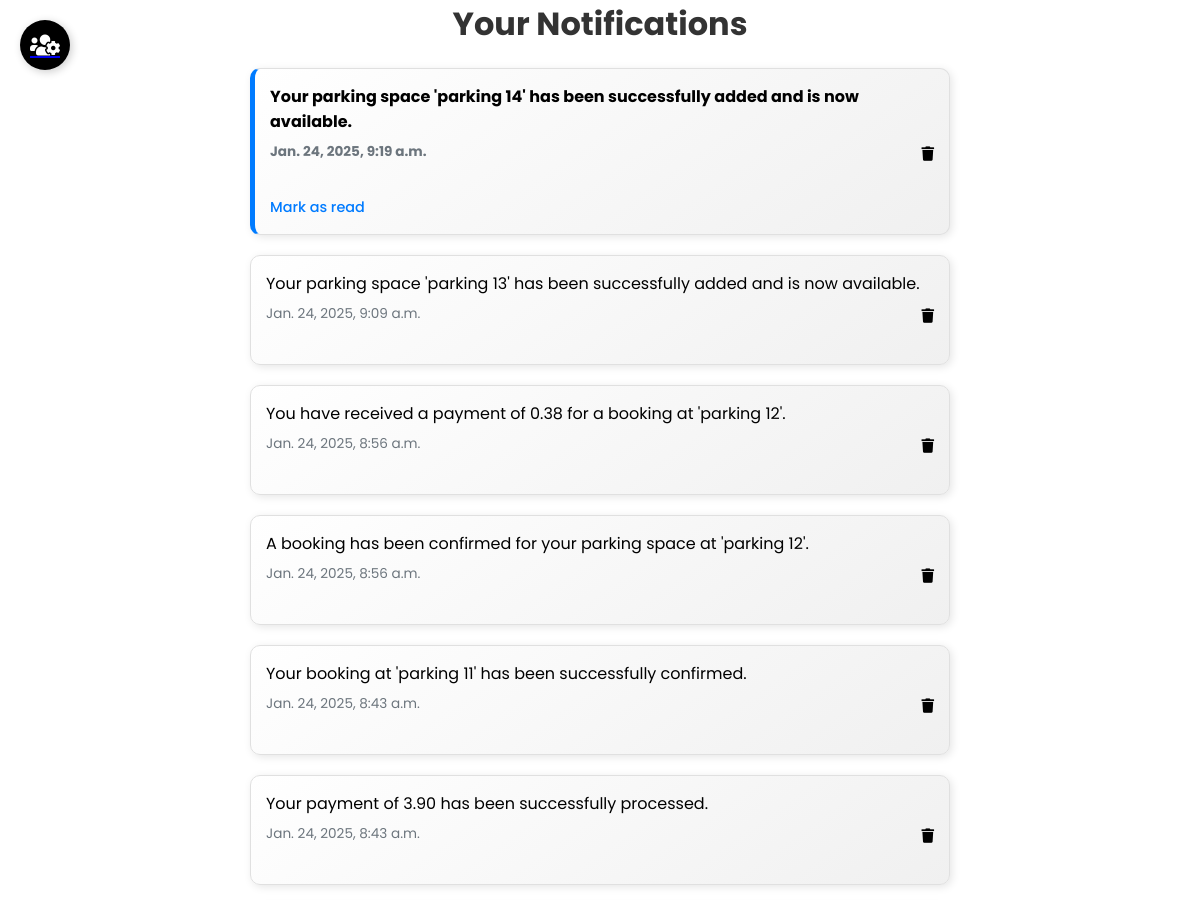
Page /parkeasy/notifications/ (signed in, upper part) on the earlier database version.
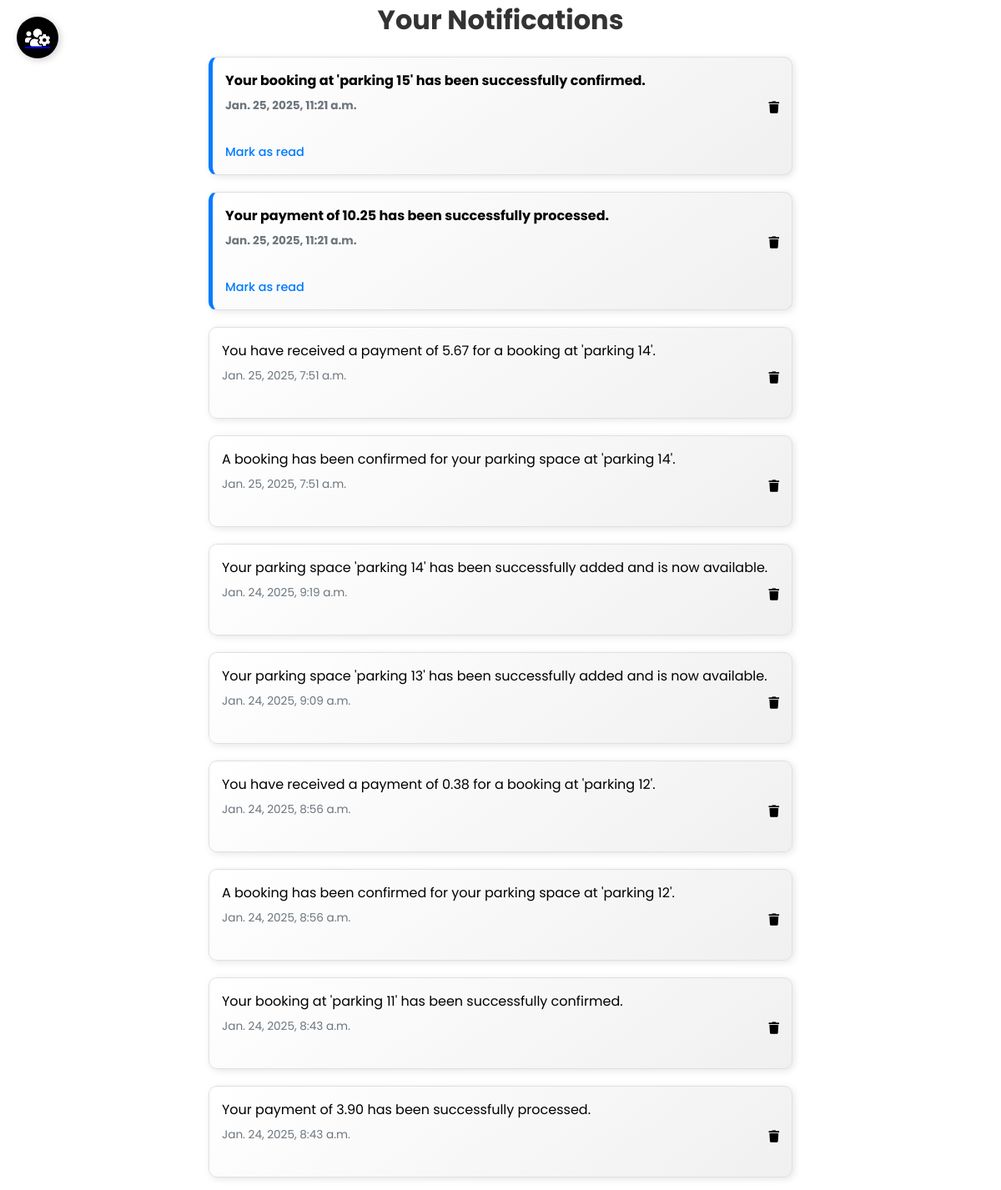
Same page on the later database version.
### ParkEasyApp/models.py (models this page shows, shortened)
class Notification(models.Model):
    NOTIFICATION_TYPES = [
        ('BOOKING_CONFIRM', 'Booking Confirmation'),
        ('PAYMENT_CONFIRM', 'Payment Confirmation'),
        ('PENDING_APPROVAL', 'Pending Approval'),
        ('PARKING_AVAILABLE', 'Parking Available'),
        ('EXTENSION_REQUEST', 'Time Extension Request'),
        ('GRACE_PERIOD', 'Grace Period Expiry'),
        ('USER_REGISTRATION', 'New User Registration'),  # Added this line
        ('ADMIN_PAYMENT', 'Admin Payment Notification'),
        ('NEW_PARKING_SPACE', 'New Parking Space Created'),
        ('USER_DELETION', 'User Deletion'),  # New notification type for user deletion
        ('PARKING_DELETED', 'Parking Space Deleted'),  # New notification type
    ]
    user = models.ForeignKey(User, on_delete=models.CASCADE)  # user to whom the notification belongs
    message = models.CharField(max_length=500)  # the notification message
    notification_type = models.CharField(choices=NOTIFICATION_TYPES, max_length=50)
    is_read = models.BooleanField(default=False)  # Add this line for the 'is_read' field
    created_at = models.DateTimeField(auto_now_add=True)  # timestamp when the notification is created

### ParkEasyApp/views.py (the view)
# urls.py: path('notifications/', views.notifications_view, name='notifications_page'),
@login_required
def notifications_view(request):
    notifications = Notification.objects.filter(user=request.user).order_by('-created_at')
    return render(request, 'notifications/notifications_page.html', {'notifications': notifications})

### templates/notifications/notifications_page.html (shortened to what this page needs)
<!DOCTYPE html>
<html lang="en">
{% load static %}
<head>
    <link rel="stylesheet" href="{% static 'css/notification.css' %}">
    <link rel="stylesheet" href="https://cdnjs.cloudflare.com/ajax/libs/font-awesome/5.15.4/css/all.min.css">
</head>
<body>
    <a href="{% if user.is_superuser %}{% url 'admin_dashboard' %}{% else %}{% url 'dashboard' %}{% endif %}"
        class="dashboard-link" title="Go to Dashboard">
        <i class="fas fa-users-cog"></i>
    </a>
    <h1>Your Notifications</h1>
    {% if notifications.count == 0 %}
    <br><br>
        <h5 style="text-align: center;">No notifications to show.</h5>
    {% else %}
        <ul class="notification-list">
            {% for notification in notifications %}
            <li class="{% if not notification.is_read %}unread{% endif %}">
                <p>{{ notification.message }}</p>
                <a href="{% url 'delete_notification' notification.id %}" class="delete-notification"
                    title="Delete notification">
                    <i class="fas fa-trash"></i>
                </a>
                <small>{{ notification.created_at }}</small>
                <br>
                {% if not notification.is_read %}
                    <a href="{% url 'mark_as_read' notification.id %}">Mark as read</a>
                {% endif %}
            </li>
            {% endfor %}
        </ul>
    {% endif %}
</body>
</html>

Differences in the rows shown:
added Notification: message "Your booking at 'parking 15' has been successfully confirmed.", created_at "Jan. 25, 2025, 11:21 a.m.", is_read "Mark as read"
added Notification: message "Your payment of 10.25 has been successfully processed.", created_at "Jan. 25, 2025, 11:21 a.m.", is_read "Mark as read"
added Notification: message "You have received a payment of 5.67 for a booking at 'parking 14'.", created_at "Jan. 25, 2025, 7:51 a.m."
added Notification: message "A booking has been confirmed for your parking space at 'parking 14'.", created_at "Jan. 25, 2025, 7:51 a.m."
changed Notification "Jan. 24, 2025, 9:19 a.m.": no longer shows "Mark as read"
